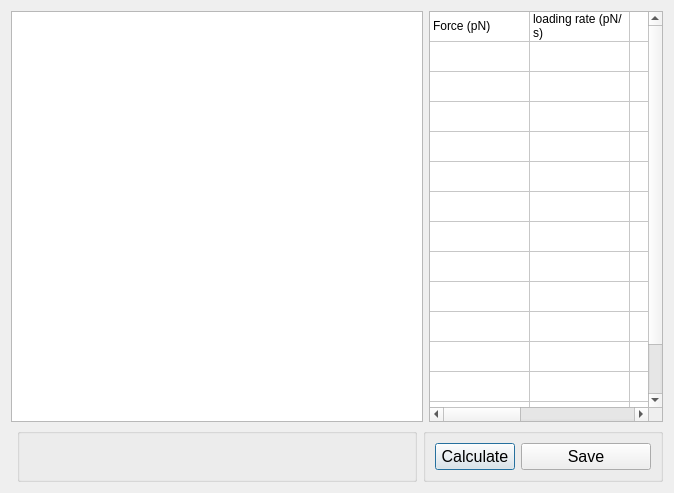
<?xml version="1.0" encoding="UTF-8"?>
<ui version="4.0">
 <class>fitting</class>
 <widget class="QDialog" name="fitting">
  <property name="geometry">
   <rect>
    <x>0</x>
    <y>0</y>
    <width>674</width>
    <height>493</height>
   </rect>
  </property>
  <property name="windowTitle">
   <string>Energy landscape</string>
  </property>
  <layout class="QGridLayout" name="gridLayout">
   <item row="0" column="0" colspan="3">
    <widget class="QGraphicsView" name="graphicsView">
     <property name="minimumSize">
      <size>
       <width>400</width>
       <height>0</height>
      </size>
     </property>
    </widget>
   </item>
   <item row="0" column="3">
    <widget class="QTableWidget" name="tableWidget">
     <property name="minimumSize">
      <size>
       <width>0</width>
       <height>400</height>
      </size>
     </property>
     <property name="maximumSize">
      <size>
       <width>450</width>
       <height>16777215</height>
      </size>
     </property>
     <property name="rowCount">
      <number>15</number>
     </property>
     <property name="columnCount">
      <number>5</number>
     </property>
     <attribute name="horizontalHeaderVisible">
      <bool>false</bool>
     </attribute>
     <attribute name="horizontalHeaderHighlightSections">
      <bool>true</bool>
     </attribute>
     <attribute name="verticalHeaderVisible">
      <bool>false</bool>
     </attribute>
     <row/>
     <row/>
     <row/>
     <row/>
     <row/>
     <row/>
     <row/>
     <row/>
     <row/>
     <row/>
     <row/>
     <row/>
     <row/>
     <row/>
     <row/>
     <column/>
     <column/>
     <column/>
     <column/>
     <column/>
     <item row="0" column="0">
      <property name="text">
       <string>Force (pN)</string>
      </property>
     </item>
     <item row="0" column="1">
      <property name="text">
       <string>loading rate (pN/s)</string>
      </property>
     </item>
    </widget>
   </item>
   <item row="1" column="2" colspan="2">
    <widget class="QGroupBox" name="groupBox_2">
     <property name="title">
      <string/>
     </property>
     <layout class="QFormLayout" name="formLayout">
      <item row="0" column="0">
       <widget class="QPushButton" name="pushButton">
        <property name="font">
         <font>
          <family>Arial</family>
          <pointsize>12</pointsize>
         </font>
        </property>
        <property name="text">
         <string>Calculate</string>
        </property>
       </widget>
      </item>
      <item row="0" column="1">
       <widget class="QPushButton" name="pushButton_2">
        <property name="font">
         <font>
          <family>Arial</family>
          <pointsize>12</pointsize>
         </font>
        </property>
        <property name="text">
         <string>Save</string>
        </property>
       </widget>
      </item>
     </layout>
    </widget>
   </item>
   <item row="1" column="1">
    <widget class="QGroupBox" name="groupBox">
     <property name="minimumSize">
      <size>
       <width>400</width>
       <height>0</height>
      </size>
     </property>
     <property name="font">
      <font>
       <family>Arial</family>
       <pointsize>14</pointsize>
      </font>
     </property>
     <property name="title">
      <string/>
     </property>
    </widget>
   </item>
  </layout>
 </widget>
 <resources/>
 <connections/>
</ui>
